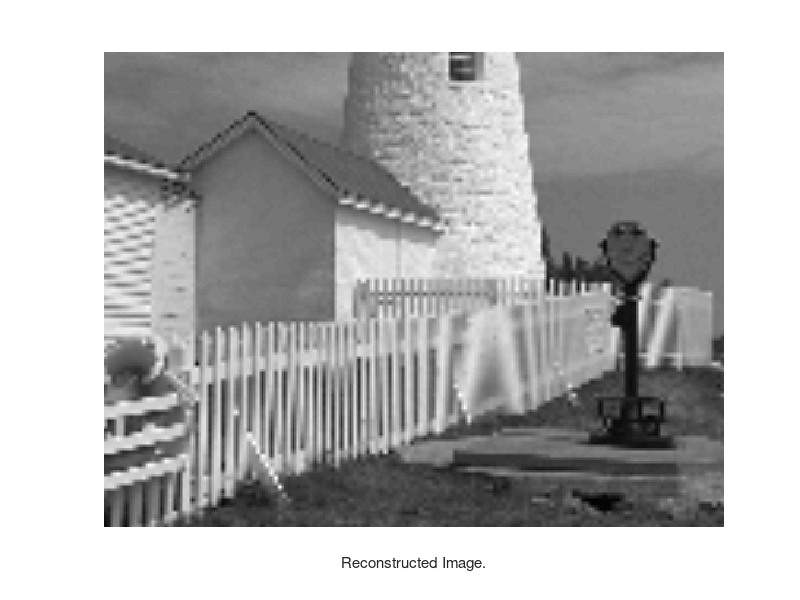

This chart was generated by the following MATLAB code:
clear
clc
load lighthouse

p = 3;
img = uint8(255*mat2gray(xx));
xx3 = img(1:p:end, 1:p:end);
imshow(xx3);
L = size(xx3);  
n1 = 1:L(1);   
tti = 1:1/3:L(1);
down_sampled = double(xx3);
linear = interp1(n1,down_sampled,tti);
size(linear)
n2 = 1:L(2);   
tti2 = 1:1/3:L(2); 
xxlinear = interp1(n2, linear', tti2);   
xxlinear2 = uint8(xxlinear);
imshow(xxlinear2');
xlabel('Reconstructed Image.');
       
